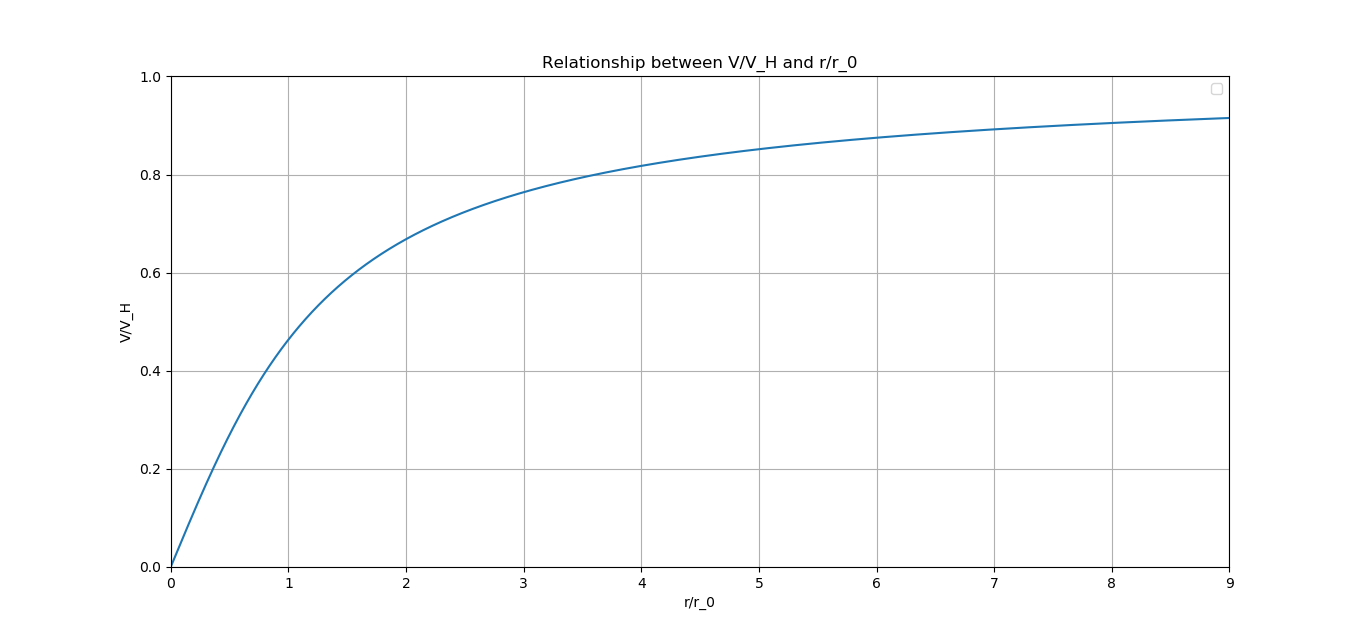

Write the Python code that produced this figure.
# -*- coding: utf-8 -*-
"""
Created on Wed Oct  3 09:57:42 2018

@author: robin
"""

import numpy as np
import matplotlib.pyplot as plt

def y(x):
    y = np.sqrt(1-(1/x)*np.arctan(x))
    return y

x = np.linspace(0,10,2000)
plt.plot(x,y(x))
plt.ylim(0,1)
plt.xlim(0,9)
plt.xlabel('r/r_0')
plt.ylabel('V/V_H')
plt.title('Relationship between V/V_H and r/r_0')
plt.grid()
plt.legend()
plt.show()
